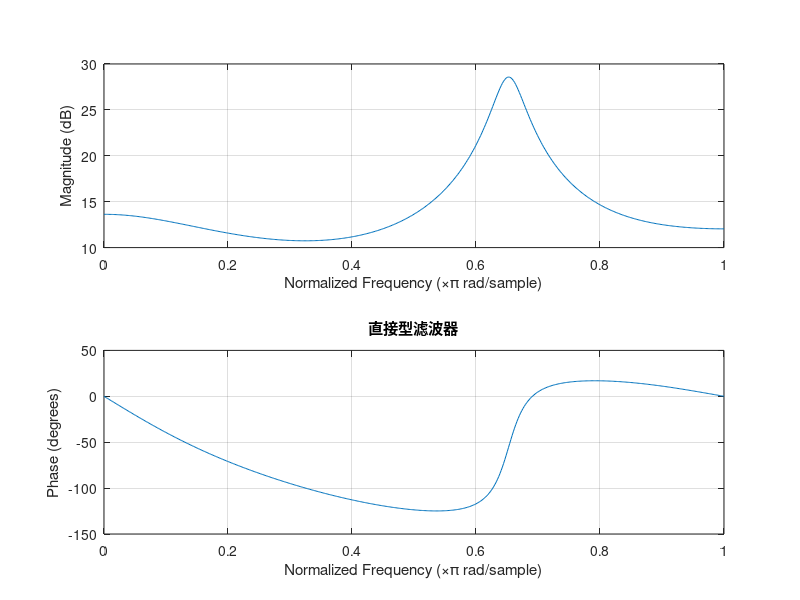

Write the MATLAB code that produced this figure.
% 将直接型滤波器转化成级联型滤波器和并联型滤波器

b=[1 -2 30 14 5];
a=[5 4 4 -2 -1];

% 直接型滤波器
figure;
freqz(b,a);
title('直接型滤波器');

% 级联型滤波器
[sos,g] = tf2sos(b,a)

% 并联型滤波器
[r,p,k] = residue(b,a)